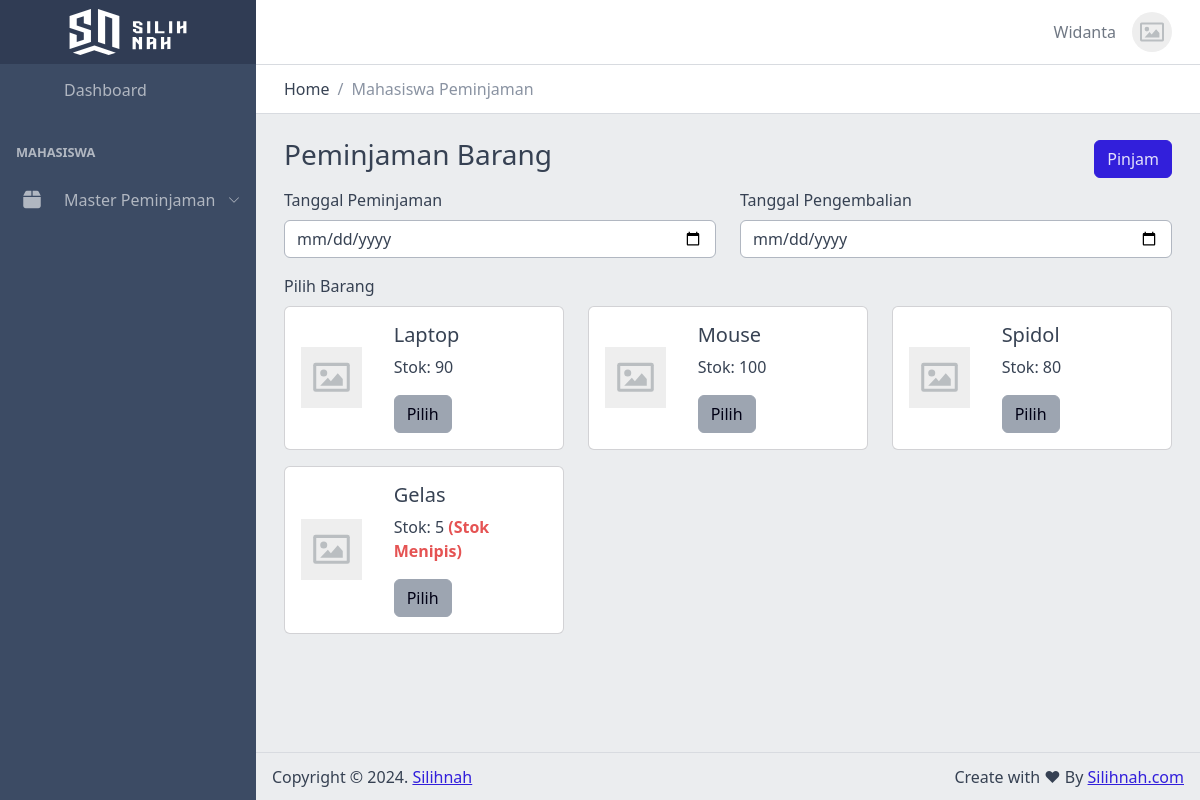
The app's page /views/mahasiswa/peminjaman/tambah.php (signed in), older data.
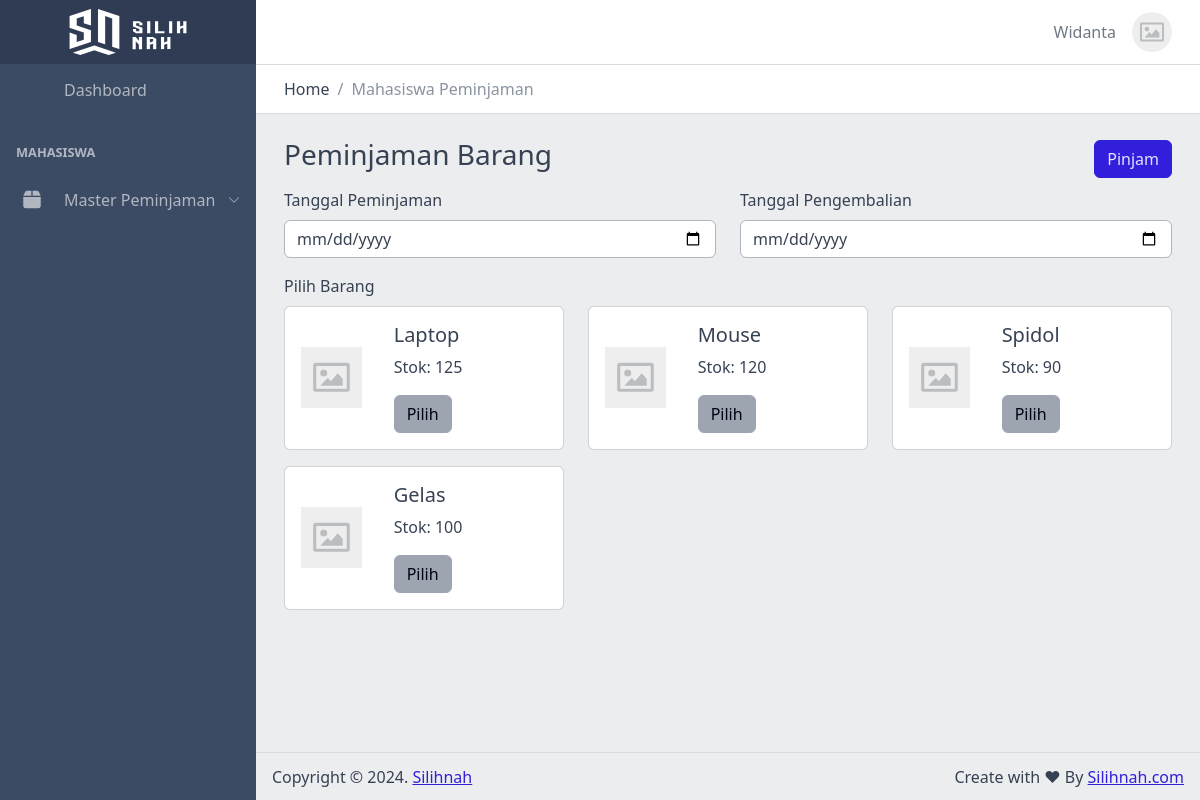
The same page, newer data.
### tables this page shows
CREATE TABLE `barang` (
  `id_barang` int NOT NULL,
  `nama` varchar(255) NOT NULL,
  `stok` int NOT NULL,
  `waktu` timestamp NOT NULL,
  `id_kategori` int NOT NULL,
  `id_petugas` int NOT NULL
);

### functions/connect.php (called while the page is built, shortened)
<?php
class Connect
{
    private $host = 'localhost';
    private $user = 'root';
    private $pass = '';
    private $db = 'silihnah';
    function __construct()
    {
        $this->conn = new mysqli($this->host, $this->user, $this->pass, $this->db);
    }
}

### functions/peminjaman.php (called while the page is built, shortened)
<?php
include 'connect.php';
class Peminjaman extends Connect
{
    public function getDataBarang()
    {
        $query = "SELECT barang.id_barang, barang.nama as nama_barang, barang.stok, barang.waktu, kategori.id_kategori, kategori.nama as nama_kategori, kategori.deskripsi FROM barang JOIN kategori ON barang.id_kategori = kategori.id_kategori";
        $result = mysqli_query($this->conn, $query);
        $data = [];
        while ($row = mysqli_fetch_assoc($result)) {
            $data[] = $row;
        }
        return $data;
    }
}

### views/mahasiswa/peminjaman/tambah.php (the view, shortened to what this page needs)
<?php
include '../../../functions/peminjaman.php';
$peminjaman = new Peminjaman();
$barang = $peminjaman->getDataBarang();
$title = 'Mahasiswa Peminjaman';
?>
<!DOCTYPE html>
<html lang="en">
<head>
    <link rel="stylesheet" href="<?= BASE_URL; ?>/assets/css/vendors/simplebar.css">
    <link rel="stylesheet" href="<?= BASE_URL; ?>/assets/css/style.css">
    <link rel="stylesheet" href="<?= BASE_URL; ?>/assets/css/examples.css">
    <link rel="stylesheet" href="<?= BASE_URL; ?>/assets/css/main.css">
    <link rel="stylesheet" href="<?= BASE_URL; ?>/assets/vendors/simplebar/css/simplebar.css">
    <link rel="stylesheet" href="<?= BASE_URL; ?>/assets/vendors/@coreui/chartjs/css/coreui-chartjs.css">
    <link rel="stylesheet" href="<?= BASE_URL; ?>/assets/fontawesome/css/all.min.css">
    <link rel="stylesheet" href="<?= BASE_URL; ?>/assets/fontawesome/css/regular.min.css">
    <link rel="stylesheet" href="<?= BASE_URL; ?>/assets/fontawesome/css/solid.min.css">
    <link rel="stylesheet" href="<?= BASE_URL; ?>/assets/fontawesome/css/fontawesome.min.css">
    <link rel="stylesheet" href="<?= BASE_URL; ?>/assets/fontawesome/css/brands.min.css">
    <link rel="stylesheet" href="https://cdn.jsdelivr.net/npm/prismjs@1.23.0/themes/prism.css">
</head>
<body>
    <?php include('../../templates/sidebar.php'); ?>
    <div class="wrapper d-flex flex-column min-vh-100 bg-light">
        <?php include('../../templates/navbar.php'); ?>
        <div class="body flex-grow-1 px-3">
            <form action="" method="post">
                <div class="container-fluid mb-2">
                    <div class="row justify-content-center">
                        <div class="col">
                            <h3>Peminjaman Barang</h3>
                        </div>
                        <div class="col my-auto text-end">
                            <button type="submit" name="submit" class="btn btn-primary">Pinjam</button>
                        </div>
                    </div>
                </div>
                <div class="container-fluid">
                    <div class="row justify-content-center">
                        <div class="col">
                            <div class="mb-3">
                                <label for="tanggal_pinjam" class="form-label">Tanggal Peminjaman</label>
                                <input type="date" id="tanggal_pinjam" name="tanggal_pinjam" class="form-control" required>
                            </div>
                        </div>
                        <div class="col">
                            <div class="mb-3">
                                <label for="tanggal_kembali" class="form-label">Tanggal Pengembalian</label>
                                <input type="date" id="tanggal_kembali" name="tanggal_kembali" class="form-control" required>
                            </div>
                        </div>
                    </div>
                    <div class="row">
                        <div class="mb-3">
                            <label for="id_barang" class="form-label">Pilih Barang</label>
                            <div class="row">
                                <?php foreach ($barang as $row) : ?>
                                    <div class="col-md-4">
                                        <div class="card mb-3">
                                            <div class="row g-0">
                                                <div class="my-auto col-md-4">
                                                    <img src="<?= BASE_URL; ?>/assets/img/default-image.svg" class="img-fluid rounded p-3" alt="Default">
                                                </div>
                                                <div class="my-auto col-md-8">
                                                    <div class="card-body">
                                                        <h5 class="card-title"><?= $row['nama_barang'] ?></h5>
                                                        <p class="card-text">
                                                            Stok: <?= $row['stok'] ?>
                                                            <?php if ($row['stok'] <= 5 && $row['stok'] > 0) : ?>
                                                                <span class="text-danger fw-bold">(Stok Menipis)</span>
                                                            <?php endif; ?>
                                                        </p>
                                                        <?php if ($row['stok'] == 0) : ?>
                                                            <button class="btn btn-dark rounded disabled" disabled>Habis!</button>
                                                        <?php else : ?>
                                                            <div class="input-group">
                                                                <button type="button" id="pinjam_<?= $row['id_barang'] ?>" class="btn btn-secondary rounded" onclick="toggleInput(<?= $row['id_barang'] ?>)">Pilih</button>
                                                            </div>
                                                        <?php endif; ?>
                                                    </div>
                                                </div>
                                            </div>
                                        </div>
                                    </div>
                                <?php endforeach; ?>
                            </div>
                        </div>
                    </div>
                </div>
            </form>
            <?php include('../../templates/footer.php'); ?>

### views/templates/sidebar.php (shortened to what this page needs)
<div class="sidebar sidebar-dark sidebar-fixed" id="sidebar">
    <div class="sidebar-brand d-none d-md-flex">
        <img class="sidebar-brand-full" width="118" height="46" src="<?= BASE_URL; ?>/assets/img/silihnah-white.svg" alt="">
    </div>
    <ul class="sidebar-nav" data-coreui="navigation" data-simplebar="">
        <?php if ($_SESSION['user']['id_role'] == 1 || $_SESSION['user']['id_role'] == 2): ?>
            <li class="nav-item">
                <a class="nav-link" href="<?= BASE_URL; ?>/views/admin">
                    <svg class="nav-icon">
                        <use xlink:href="<?= BASE_URL; ?>/assets/vendors/@coreui/icons/svg/free.svg#cil-speedometer"></use>
                    </svg> Dashboard
                </a>
            </li>
            <li class="nav-title">Admin</li>
            <li class="nav-group">
                <a class="nav-link nav-group-toggle">
                    <div class="nav-icon d-flex justify-content-center align-item-center">
                        <i class="fa-solid fa-users-gear"></i>
                    </div>
                    Master Pengguna
                </a>
                <ul class="nav-group-items compact">
                    <li class="nav-item">
                        <a class="nav-link" href="<?= BASE_URL; ?>/views/admin/user/">
                            <div class="nav-icon d-flex justify-content-center align-item-center">
                                <i class="fa-solid fa-user-gear"></i>
                            </div> Cridential
                        </a>
                    </li>
                    <li class="nav-item">
                        <a class="nav-link" href="<?= BASE_URL; ?>/views/admin/petugas/">
                            <div class="nav-icon d-flex justify-content-center align-item-center">
                                <i class="fa-solid fa-user-tie"></i>
                            </div> Petugas
                        </a>
                    </li>
                    <li class="nav-item">
                        <a class="nav-link" href="<?= BASE_URL; ?>/views/admin/mahasiswa/">
                            <div class="nav-icon d-flex justify-content-center align-item-center">
                                <i class="fa-solid fa-user-graduate"></i>
                            </div> Mahasiswa
                        </a>
                    </li>
                    <li class="nav-item">
                        <a class="nav-link" href="<?= BASE_URL; ?>/views/admin/role/">
                            <div class="nav-icon d-flex justify-content-center align-item-center">
                                <i class="fa-solid fa-user-shield"></i>
                            </div> Role
                        </a>
                    </li>
                </ul>
            </li>
            <li class="nav-title">Barang</li>
            <li class="nav-group">
                <a class="nav-link nav-group-toggle">
                    <div class="nav-icon d-flex justify-content-center align-item-center">
                        <i class="fa-solid fa-cube"></i>
                    </div>
                    Master Barang
                </a>
                <ul class="nav-group-items compact">
                    <li class="nav-item">
                        <a class="nav-link" href="<?= BASE_URL; ?>/views/admin/barang/">
                            <div class="nav-icon d-flex justify-content-center align-item-center">
                                <i class="fa-solid fa-cubes"></i>
                            </div> Barang
                        </a>
                    </li>
                    <li class="nav-item">
                        <a class="nav-link" href="<?= BASE_URL; ?>/views/admin/kategori/">
                            <div class="nav-icon d-flex justify-content-center align-item-center">
                                <i class="fa-solid fa-cubes-stacked"></i>
                            </div> Kategori
                        </a>
                    </li>
                </ul>
            </li>
            <li class="nav-title">Peminjaman</li>
            <li class="nav-group">
                <a class="nav-link nav-group-toggle">
                    <div class="nav-icon d-flex justify-content-center align-item-center">
                        <i class="fa-solid fa-box"></i>
                    </div>
                    Master Peminjaman
                </a>
                <ul class="nav-group-items compact">
                    <li class="nav-item">
                        <a class="nav-link" href="<?= BASE_URL; ?>/views/admin/peminjaman/">
                            <div class="nav-icon d-flex justify-content-center align-item-center">
                                <i class="fa-solid fa-box-open"></i>
                            </div> Peminjaman
                        </a>
                    </li>
                    <li class="nav-item">
                        <a class="nav-link" href="<?= BASE_URL; ?>/views/admin/peminjaman/history.php">
                            <div class="nav-icon d-flex justify-content-center align-item-center">
                                <i class="fa-solid fa-boxes-packing"></i>
                            </div> Histori Peminjaman
                        </a>
                    </li>
                    <li class="nav-item">
                        <a class="nav-link" href="<?= BASE_URL; ?>/views/admin/peminjaman/status/">
                            <div class="nav-icon d-flex justify-content-center align-item-center">
                                <i class="fa-solid fa-circle-info"></i>
                            </div> Status Peminjaman
                        </a>
                    </li>
                </ul>
            </li>
            <li class="nav-title">Pengembalian</li>
            <li class="nav-item">
                <a class="nav-link" href="<?= BASE_URL; ?>/views/admin/pengembalian/">
                    <div class="nav-icon d-flex justify-content-center align-item-center">
                        <i class="fa-solid fa-cart-flatbed-suitcase"></i>
                    </div> Pengembalian
                </a>
            </li>
            <li class="nav-title">Laporan</li>
            <li class="nav-item">
                <a class="nav-link" href="<?= BASE_URL; ?>/views/admin/laporan.php">
                    <div class="nav-icon d-flex justify-content-center align-item-center">
                        <i class="fa-regular fa-file-pdf"></i>
                    </div> Laporan
                </a>
            </li>
        <?php else : ?>
            <li class="nav-item">
                <a class="nav-link" href="<?= BASE_URL; ?>/views/mahasiswa">
                    <svg class="nav-icon">
                        <use xlink:href="<?= BASE_URL; ?>/assets/vendors/@coreui/icons/svg/free.svg#cil-speedometer"></use>
                    </svg> Dashboard
                </a>
            </li>
            <li class="nav-title">Mahasiswa</li>
            <li class="nav-group">
                <a class="nav-link nav-group-toggle">
                    <div class="nav-icon d-flex justify-content-center align-item-center">
                        <i class="fa-solid fa-box"></i>
                    </div>
                    Master Peminjaman
                </a>
            </li>
        <?php endif; ?>
    </ul>
</div>

### views/templates/navbar.php (shortened to what this page needs)
<header class="header header-sticky mb-4">
    <div class="container-fluid">
        <button class="header-toggler px-md-0 me-md-3" type="button" onclick="coreui.Sidebar.getInstance(document.querySelector('#sidebar')).toggle()">
            <svg class="icon icon-lg">
                <use xlink:href="<?= BASE_URL; ?>/assets/vendors/@coreui/icons/svg/free.svg#cil-menu"></use>
            </svg>
        </button>
        <ul class="header-nav ms-3">
            <li class="nav-item">
                <a class="nav-link text-capitalize">
                    <?= $_SESSION['user']['username']; ?>
                </a>
            </li>
            <li class=" nav-item dropdown"><a class="nav-link py-0" data-coreui-toggle="dropdown" role="button" aria-haspopup="true" aria-expanded="false">
                    <div class="avatar avatar-md"><img class="avatar-img" src="<?= BASE_URL; ?>/assets/img/default-image.svg" alt="Default"></div>
                </a>
            </li>
        </ul>
    </div>
    <div class="header-divider"></div>
    <div class="container-fluid">
        <nav aria-label="breadcrumb">
            <ol class="breadcrumb my-0 ms-2">
                <li class="breadcrumb-item">
                    <span>Home</span>
                </li>
                <li class="breadcrumb-item active">
                    <span><?= isset($title) ? $title : ''; ?></span>
                </li>
            </ol>
        </nav>
    </div>
</header>

### views/templates/footer.php (shortened to what this page needs)
</div>
<footer class="footer">
    <div>Copyright © 2024. <a href="">Silihnah </a></div>
    <div class="ms-auto">Create with ❤︎ By <a href="">Silihnah.com</a></div>
</footer>
</div>
</body>
</html>

### assets/css/main.css (style rules this page uses)
body { background-color: #e9ecef; }

Row changes from the older to the newer data that the page shows:
changed barang "Laptop": stok "90" → "125"
changed barang "Mouse": stok "100" → "120"
changed barang "Spidol": stok "80" → "90"
changed barang "Gelas": stok "5" → "100"; no longer shows "(Stok Menipis)"
